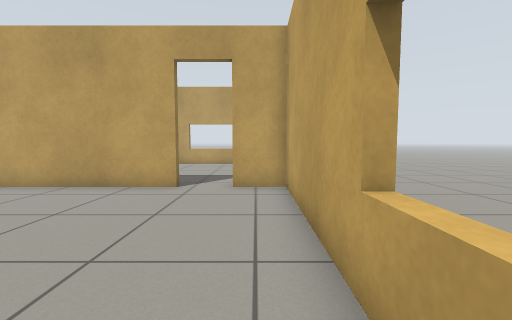
[1] (above)

12 first-person views from a walk through a Gazebo world. The camera is 0.72 m above the floor, tilts 4° down and sees 90° across. The floor is counted in squares, 0.5 m on a side. Each view is taken from the middle of a square. On the plan, view 1 faces up. The plan holds only what a view shows up to about 13 squares ahead; the rest is blank.

[2]
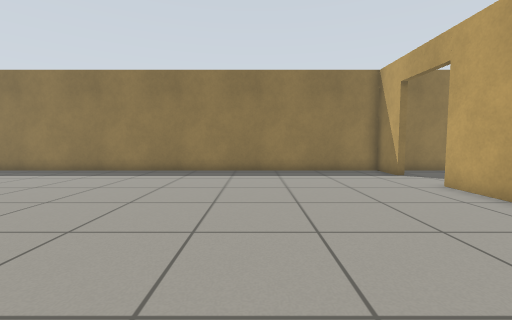

[3]
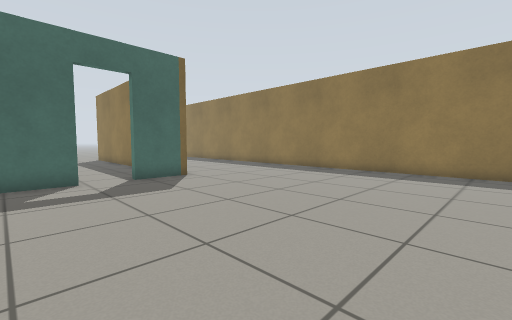

[4]
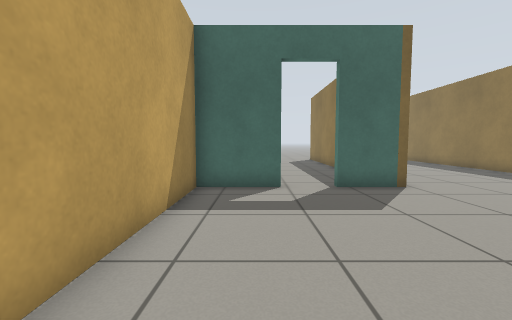

[5]
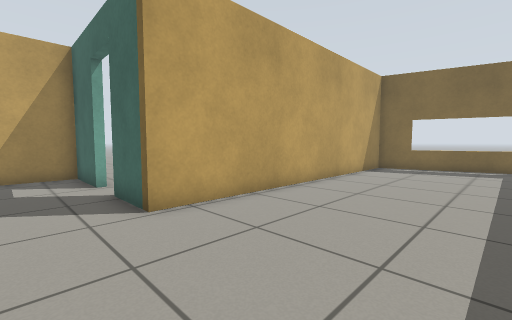

[6]
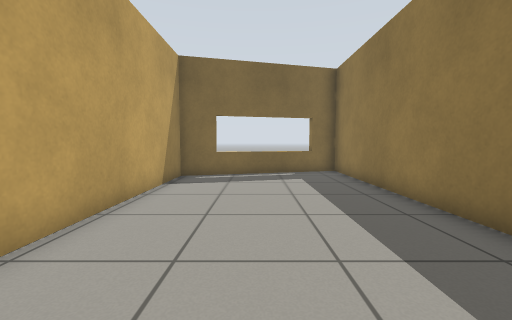

[7]
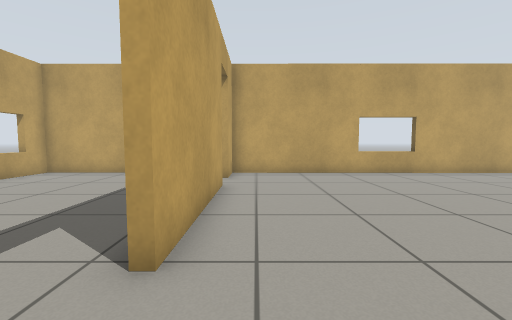

[8]
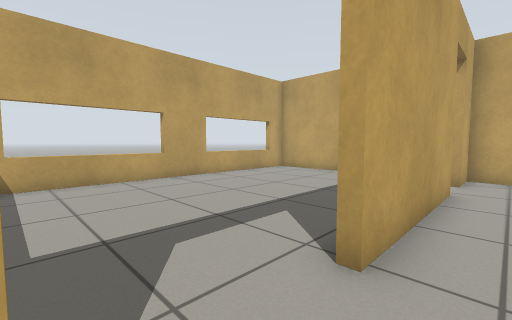

[9]
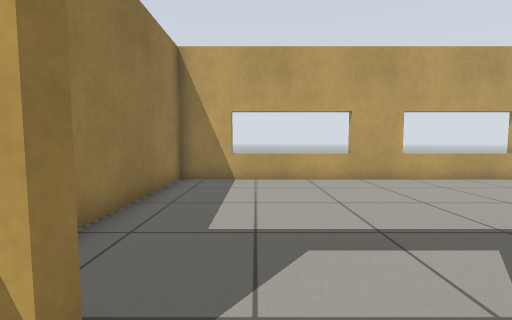

[10]
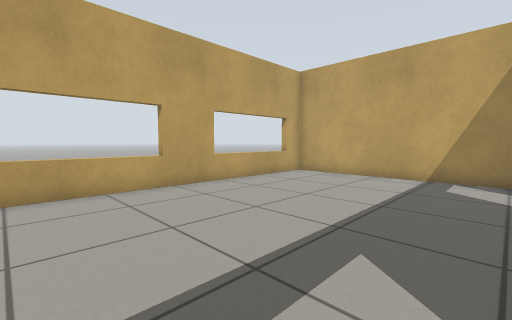

[11]
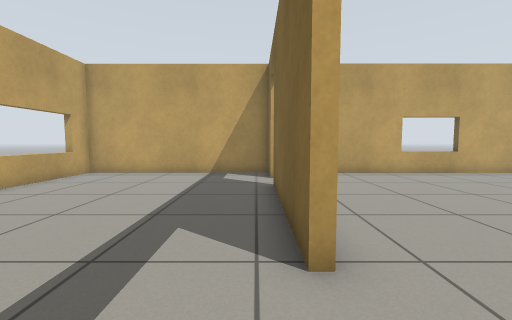

[12]
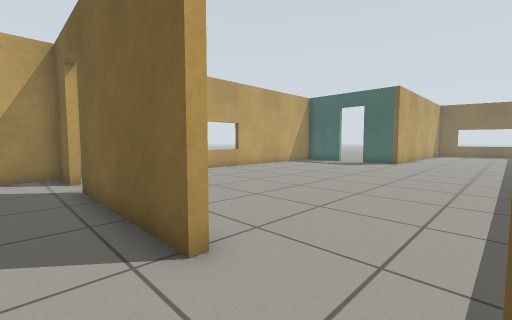

### Floor plan
Ten units are one square. View 1 is at (0, 0); x grows to the right and y downward. Boxes are objects, and circles mark ways between rooms. Rooms are numbered by the first view taken in them; rooms with no view inside come last. Other rooms are left out.
<svg viewBox="-134 -173 148 405">
<path fill="none" stroke="#000" d="M-18 81 9 81 9 -81 -7 -81M-110 -81 -129 -81 -129 227 -58 208 -58 81 -36 81M-25 -81 -82 -81M-82 -84 -25 -84M-7 -84 9 -84 9 -168 -129 -168 -129 -95"/>
<circle cx="-100" cy="-80" r="3" fill="#2a7"/>
<circle cx="-15" cy="-80" r="3" fill="#2a7"/>
<text x="-70" y="40">1</text>
<text x="-60" y="-130">2</text>
</svg>
Room 1 opens to room 2.

Where each view was taken, in squares from view 1:
view 1: 0 up, 0 right, facing up
view 2: 2 up, 0 right, facing left
view 3: 2 up, 0 right, facing down-left
view 4: 0 up, 1 left, facing down
view 5: 6 down, 11 left, facing down-right
view 6: 10 down, 9 left, facing down
view 7: 7 up, 11 left, facing right
view 8: 7 up, 11 left, facing up-right
view 9: 7 up, 10 left, facing up
view 10: 9 up, 10 left, facing up-right
view 11: 9 up, 11 left, facing right
view 12: 10 up, 11 left, facing down-right
